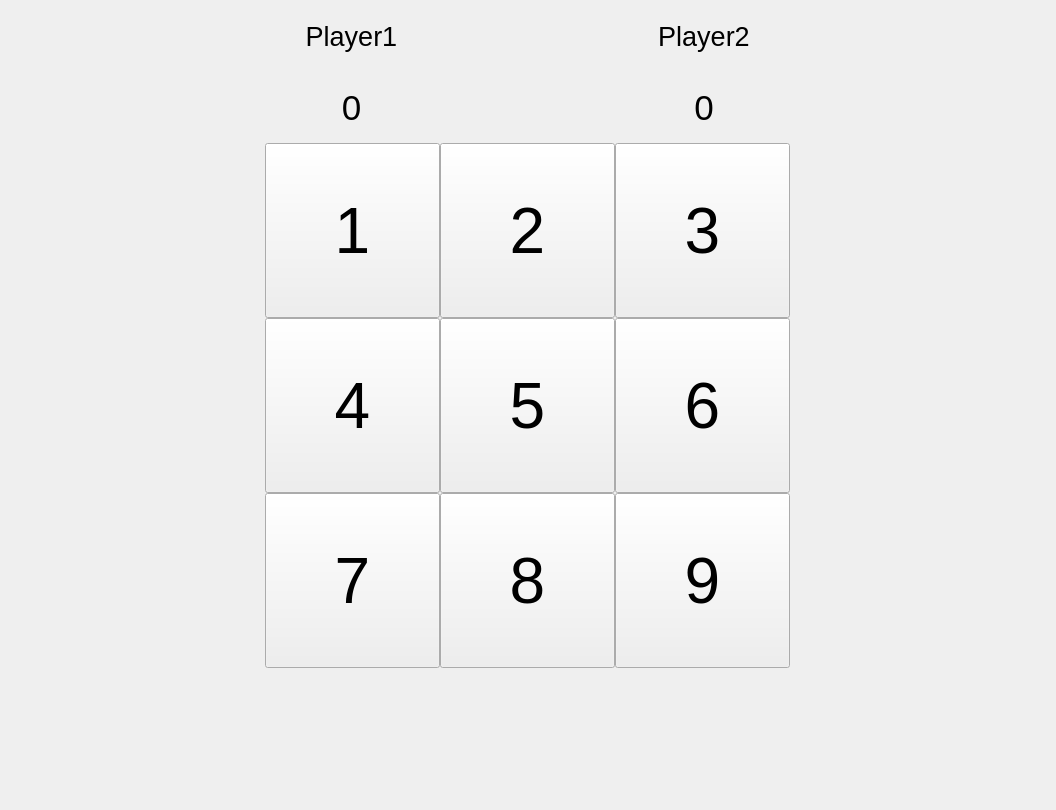
<?xml version="1.0" encoding="UTF-8"?>
<ui version="4.0">
 <class>Widget</class>
 <widget class="QWidget" name="Widget">
  <property name="enabled">
   <bool>true</bool>
  </property>
  <property name="geometry">
   <rect>
    <x>0</x>
    <y>0</y>
    <width>1056</width>
    <height>810</height>
   </rect>
  </property>
  <property name="sizePolicy">
   <sizepolicy hsizetype="Maximum" vsizetype="Maximum">
    <horstretch>0</horstretch>
    <verstretch>0</verstretch>
   </sizepolicy>
  </property>
  <property name="baseSize">
   <size>
    <width>960</width>
    <height>540</height>
   </size>
  </property>
  <property name="windowTitle">
   <string>Form</string>
  </property>
  <layout class="QGridLayout" name="gridLayout_2" rowstretch="1,7,1">
   <property name="leftMargin">
    <number>0</number>
   </property>
   <property name="topMargin">
    <number>0</number>
   </property>
   <property name="rightMargin">
    <number>0</number>
   </property>
   <property name="bottomMargin">
    <number>0</number>
   </property>
   <property name="spacing">
    <number>0</number>
   </property>
   <item row="0" column="0">
    <layout class="QVBoxLayout" name="infoVLayout" stretch="0">
     <property name="sizeConstraint">
      <enum>QLayout::SetMinimumSize</enum>
     </property>
     <item>
      <layout class="QHBoxLayout" name="infoHLayout">
       <property name="sizeConstraint">
        <enum>QLayout::SetMaximumSize</enum>
       </property>
       <item>
        <layout class="QVBoxLayout" name="infoLeftHLayout">
         <item>
          <layout class="QHBoxLayout" name="infoTopLeftHLayout">
           <property name="sizeConstraint">
            <enum>QLayout::SetMaximumSize</enum>
           </property>
           <item>
            <widget class="QLabel" name="player_1Label">
             <property name="font">
              <font>
               <pointsize>20</pointsize>
              </font>
             </property>
             <property name="text">
              <string>Player1</string>
             </property>
             <property name="alignment">
              <set>Qt::AlignCenter</set>
             </property>
             <property name="wordWrap">
              <bool>false</bool>
             </property>
            </widget>
           </item>
           <item>
            <spacer name="horizontalSpacer_4">
             <property name="orientation">
              <enum>Qt::Horizontal</enum>
             </property>
             <property name="sizeType">
              <enum>QSizePolicy::Fixed</enum>
             </property>
             <property name="sizeHint" stdset="0">
              <size>
               <width>60</width>
               <height>20</height>
              </size>
             </property>
            </spacer>
           </item>
          </layout>
         </item>
         <item>
          <layout class="QHBoxLayout" name="infoBottomLeftHLayout">
           <property name="sizeConstraint">
            <enum>QLayout::SetMaximumSize</enum>
           </property>
           <item>
            <widget class="QLabel" name="player_1Score">
             <property name="font">
              <font>
               <pointsize>26</pointsize>
              </font>
             </property>
             <property name="text">
              <string>0</string>
             </property>
             <property name="alignment">
              <set>Qt::AlignCenter</set>
             </property>
             <property name="wordWrap">
              <bool>false</bool>
             </property>
            </widget>
           </item>
           <item>
            <spacer name="horizontalSpacer_2">
             <property name="orientation">
              <enum>Qt::Horizontal</enum>
             </property>
             <property name="sizeType">
              <enum>QSizePolicy::Fixed</enum>
             </property>
             <property name="sizeHint" stdset="0">
              <size>
               <width>60</width>
               <height>20</height>
              </size>
             </property>
            </spacer>
           </item>
          </layout>
         </item>
        </layout>
       </item>
       <item>
        <spacer name="horizontalSpacer">
         <property name="orientation">
          <enum>Qt::Horizontal</enum>
         </property>
         <property name="sizeType">
          <enum>QSizePolicy::Minimum</enum>
         </property>
         <property name="sizeHint" stdset="0">
          <size>
           <width>60</width>
           <height>20</height>
          </size>
         </property>
        </spacer>
       </item>
       <item>
        <layout class="QVBoxLayout" name="infoRightHLayout">
         <item>
          <layout class="QHBoxLayout" name="infoTopRightHLayout">
           <property name="sizeConstraint">
            <enum>QLayout::SetMaximumSize</enum>
           </property>
           <item>
            <spacer name="horizontalSpacer_5">
             <property name="orientation">
              <enum>Qt::Horizontal</enum>
             </property>
             <property name="sizeType">
              <enum>QSizePolicy::Fixed</enum>
             </property>
             <property name="sizeHint" stdset="0">
              <size>
               <width>60</width>
               <height>20</height>
              </size>
             </property>
            </spacer>
           </item>
           <item>
            <widget class="QLabel" name="player_2Label">
             <property name="font">
              <font>
               <pointsize>20</pointsize>
              </font>
             </property>
             <property name="text">
              <string>Player2</string>
             </property>
             <property name="alignment">
              <set>Qt::AlignCenter</set>
             </property>
             <property name="wordWrap">
              <bool>false</bool>
             </property>
            </widget>
           </item>
          </layout>
         </item>
         <item>
          <layout class="QHBoxLayout" name="infoBottomRightHLayout">
           <property name="sizeConstraint">
            <enum>QLayout::SetMaximumSize</enum>
           </property>
           <item>
            <spacer name="horizontalSpacer_3">
             <property name="orientation">
              <enum>Qt::Horizontal</enum>
             </property>
             <property name="sizeType">
              <enum>QSizePolicy::Fixed</enum>
             </property>
             <property name="sizeHint" stdset="0">
              <size>
               <width>60</width>
               <height>20</height>
              </size>
             </property>
            </spacer>
           </item>
           <item>
            <widget class="QLabel" name="player_2Score">
             <property name="font">
              <font>
               <pointsize>26</pointsize>
              </font>
             </property>
             <property name="text">
              <string>0</string>
             </property>
             <property name="alignment">
              <set>Qt::AlignCenter</set>
             </property>
             <property name="wordWrap">
              <bool>false</bool>
             </property>
            </widget>
           </item>
          </layout>
         </item>
        </layout>
       </item>
      </layout>
     </item>
    </layout>
   </item>
   <item row="1" column="0">
    <layout class="QVBoxLayout" name="boardVLayout" stretch="0,0,0">
     <property name="sizeConstraint">
      <enum>QLayout::SetMaximumSize</enum>
     </property>
     <item>
      <layout class="QHBoxLayout" name="rowHLayout_1">
       <property name="sizeConstraint">
        <enum>QLayout::SetMinAndMaxSize</enum>
       </property>
       <item>
        <widget class="QPushButton" name="tile_1">
         <property name="sizePolicy">
          <sizepolicy hsizetype="Fixed" vsizetype="Fixed">
           <horstretch>0</horstretch>
           <verstretch>0</verstretch>
          </sizepolicy>
         </property>
         <property name="minimumSize">
          <size>
           <width>100</width>
           <height>100</height>
          </size>
         </property>
         <property name="maximumSize">
          <size>
           <width>175</width>
           <height>175</height>
          </size>
         </property>
         <property name="sizeIncrement">
          <size>
           <width>50</width>
           <height>50</height>
          </size>
         </property>
         <property name="baseSize">
          <size>
           <width>100</width>
           <height>100</height>
          </size>
         </property>
         <property name="font">
          <font>
           <pointsize>48</pointsize>
          </font>
         </property>
         <property name="text">
          <string>1</string>
         </property>
        </widget>
       </item>
       <item>
        <widget class="QPushButton" name="tile_2">
         <property name="sizePolicy">
          <sizepolicy hsizetype="Fixed" vsizetype="Fixed">
           <horstretch>0</horstretch>
           <verstretch>0</verstretch>
          </sizepolicy>
         </property>
         <property name="minimumSize">
          <size>
           <width>100</width>
           <height>100</height>
          </size>
         </property>
         <property name="maximumSize">
          <size>
           <width>175</width>
           <height>175</height>
          </size>
         </property>
         <property name="sizeIncrement">
          <size>
           <width>50</width>
           <height>50</height>
          </size>
         </property>
         <property name="baseSize">
          <size>
           <width>100</width>
           <height>100</height>
          </size>
         </property>
         <property name="font">
          <font>
           <pointsize>48</pointsize>
          </font>
         </property>
         <property name="text">
          <string>2</string>
         </property>
        </widget>
       </item>
       <item>
        <widget class="QPushButton" name="tile_3">
         <property name="sizePolicy">
          <sizepolicy hsizetype="Fixed" vsizetype="Fixed">
           <horstretch>0</horstretch>
           <verstretch>0</verstretch>
          </sizepolicy>
         </property>
         <property name="minimumSize">
          <size>
           <width>100</width>
           <height>100</height>
          </size>
         </property>
         <property name="maximumSize">
          <size>
           <width>175</width>
           <height>175</height>
          </size>
         </property>
         <property name="sizeIncrement">
          <size>
           <width>50</width>
           <height>50</height>
          </size>
         </property>
         <property name="baseSize">
          <size>
           <width>100</width>
           <height>100</height>
          </size>
         </property>
         <property name="font">
          <font>
           <pointsize>48</pointsize>
          </font>
         </property>
         <property name="text">
          <string>3</string>
         </property>
        </widget>
       </item>
      </layout>
     </item>
     <item>
      <layout class="QHBoxLayout" name="rowHLayout_2">
       <property name="sizeConstraint">
        <enum>QLayout::SetMinAndMaxSize</enum>
       </property>
       <item>
        <widget class="QPushButton" name="tile_4">
         <property name="sizePolicy">
          <sizepolicy hsizetype="Fixed" vsizetype="Fixed">
           <horstretch>0</horstretch>
           <verstretch>0</verstretch>
          </sizepolicy>
         </property>
         <property name="minimumSize">
          <size>
           <width>100</width>
           <height>100</height>
          </size>
         </property>
         <property name="maximumSize">
          <size>
           <width>175</width>
           <height>175</height>
          </size>
         </property>
         <property name="sizeIncrement">
          <size>
           <width>50</width>
           <height>50</height>
          </size>
         </property>
         <property name="baseSize">
          <size>
           <width>100</width>
           <height>100</height>
          </size>
         </property>
         <property name="font">
          <font>
           <pointsize>48</pointsize>
          </font>
         </property>
         <property name="text">
          <string>4</string>
         </property>
        </widget>
       </item>
       <item>
        <widget class="QPushButton" name="tile_5">
         <property name="sizePolicy">
          <sizepolicy hsizetype="Fixed" vsizetype="Fixed">
           <horstretch>0</horstretch>
           <verstretch>0</verstretch>
          </sizepolicy>
         </property>
         <property name="minimumSize">
          <size>
           <width>100</width>
           <height>100</height>
          </size>
         </property>
         <property name="maximumSize">
          <size>
           <width>175</width>
           <height>175</height>
          </size>
         </property>
         <property name="sizeIncrement">
          <size>
           <width>50</width>
           <height>50</height>
          </size>
         </property>
         <property name="baseSize">
          <size>
           <width>100</width>
           <height>100</height>
          </size>
         </property>
         <property name="font">
          <font>
           <pointsize>48</pointsize>
          </font>
         </property>
         <property name="text">
          <string>5</string>
         </property>
        </widget>
       </item>
       <item>
        <widget class="QPushButton" name="tile_6">
         <property name="sizePolicy">
          <sizepolicy hsizetype="Fixed" vsizetype="Fixed">
           <horstretch>0</horstretch>
           <verstretch>0</verstretch>
          </sizepolicy>
         </property>
         <property name="minimumSize">
          <size>
           <width>100</width>
           <height>100</height>
          </size>
         </property>
         <property name="maximumSize">
          <size>
           <width>175</width>
           <height>175</height>
          </size>
         </property>
         <property name="sizeIncrement">
          <size>
           <width>50</width>
           <height>50</height>
          </size>
         </property>
         <property name="baseSize">
          <size>
           <width>100</width>
           <height>100</height>
          </size>
         </property>
         <property name="font">
          <font>
           <pointsize>48</pointsize>
          </font>
         </property>
         <property name="text">
          <string>6</string>
         </property>
        </widget>
       </item>
      </layout>
     </item>
     <item>
      <layout class="QHBoxLayout" name="rowHLayout_3">
       <property name="sizeConstraint">
        <enum>QLayout::SetMinAndMaxSize</enum>
       </property>
       <item>
        <widget class="QPushButton" name="tile_7">
         <property name="sizePolicy">
          <sizepolicy hsizetype="Fixed" vsizetype="Fixed">
           <horstretch>0</horstretch>
           <verstretch>0</verstretch>
          </sizepolicy>
         </property>
         <property name="minimumSize">
          <size>
           <width>100</width>
           <height>100</height>
          </size>
         </property>
         <property name="maximumSize">
          <size>
           <width>175</width>
           <height>175</height>
          </size>
         </property>
         <property name="sizeIncrement">
          <size>
           <width>50</width>
           <height>50</height>
          </size>
         </property>
         <property name="baseSize">
          <size>
           <width>100</width>
           <height>100</height>
          </size>
         </property>
         <property name="font">
          <font>
           <pointsize>48</pointsize>
          </font>
         </property>
         <property name="text">
          <string>7</string>
         </property>
        </widget>
       </item>
       <item>
        <widget class="QPushButton" name="tile_8">
         <property name="sizePolicy">
          <sizepolicy hsizetype="Fixed" vsizetype="Fixed">
           <horstretch>0</horstretch>
           <verstretch>0</verstretch>
          </sizepolicy>
         </property>
         <property name="minimumSize">
          <size>
           <width>100</width>
           <height>100</height>
          </size>
         </property>
         <property name="maximumSize">
          <size>
           <width>175</width>
           <height>175</height>
          </size>
         </property>
         <property name="sizeIncrement">
          <size>
           <width>50</width>
           <height>50</height>
          </size>
         </property>
         <property name="baseSize">
          <size>
           <width>100</width>
           <height>100</height>
          </size>
         </property>
         <property name="font">
          <font>
           <pointsize>48</pointsize>
          </font>
         </property>
         <property name="text">
          <string>8</string>
         </property>
        </widget>
       </item>
       <item>
        <widget class="QPushButton" name="tile_9">
         <property name="sizePolicy">
          <sizepolicy hsizetype="Fixed" vsizetype="Fixed">
           <horstretch>0</horstretch>
           <verstretch>0</verstretch>
          </sizepolicy>
         </property>
         <property name="minimumSize">
          <size>
           <width>100</width>
           <height>100</height>
          </size>
         </property>
         <property name="maximumSize">
          <size>
           <width>175</width>
           <height>175</height>
          </size>
         </property>
         <property name="sizeIncrement">
          <size>
           <width>50</width>
           <height>50</height>
          </size>
         </property>
         <property name="baseSize">
          <size>
           <width>100</width>
           <height>100</height>
          </size>
         </property>
         <property name="font">
          <font>
           <pointsize>48</pointsize>
          </font>
         </property>
         <property name="text">
          <string>9</string>
         </property>
        </widget>
       </item>
      </layout>
     </item>
    </layout>
   </item>
   <item row="2" column="0">
    <layout class="QVBoxLayout" name="bottomVLayout">
     <item>
      <spacer name="verticalSpacer">
       <property name="orientation">
        <enum>Qt::Vertical</enum>
       </property>
       <property name="sizeHint" stdset="0">
        <size>
         <width>20</width>
         <height>40</height>
        </size>
       </property>
      </spacer>
     </item>
    </layout>
   </item>
  </layout>
 </widget>
 <resources/>
 <connections/>
</ui>
